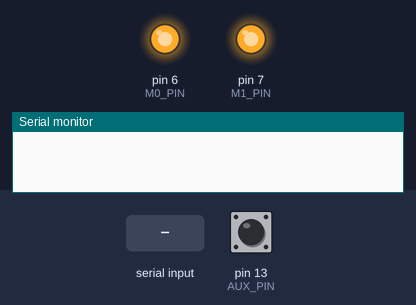
This sketch was run on a simulated Arduino Uno, built with avr-gcc and run on an emulated ATmega328P. Shown: output pins drawn as LEDs (lit = HIGH), the last lines printed to the serial monitor. Inputs (shaded band) come from the test bench; at power-on: pin 13 (AUX_PIN) HIGH. The modem accepts every AT command (registered, SIM ready, sends succeed) and sends nothing else.

Above: at 0.1 s.
At 1.5 s:
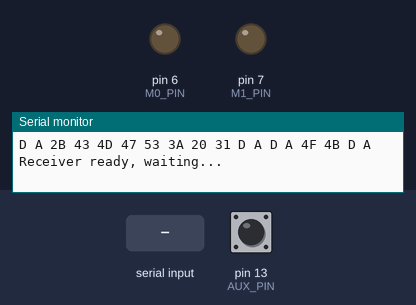
1.6 s: "1" received over the second serial link
Timing chart, 0 to 4.6 s (numbered marks = the images above; inputs shaded):
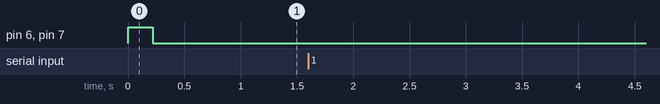

The sketch:

Fix_RX_SoftSl.ino
```cpp
#include <SoftwareSerial.h>

#define M0_PIN 6
#define M1_PIN 7
#define AUX_PIN 13

const int rxPin = 10; // Connect to Module TXD
const int txPin = 11; // Connect to Module RXD (via 5V-to-3.3V voltage divider)

SoftwareSerial e32Serial(rxPin, txPin);

void waitAUX() {
  while (digitalRead(AUX_PIN) == LOW);
  delay(10);
}

void sleepMode() {
  digitalWrite(M0_PIN, HIGH);
  digitalWrite(M1_PIN, HIGH);
  delay(100);
  waitAUX();
}

void normalMode() {
  digitalWrite(M0_PIN, LOW);
  digitalWrite(M1_PIN, LOW);
  delay(100);
  waitAUX();
}

void configureModule() {
  sleepMode();

  /*
   * Command: C0 ADDH ADDL SPED CHAN OPTION
   *
   * ADDH = 0x00
   * ADDL = 0x02  → address 0x0002
   * SPED = 0x1A  → same as transmitter (must match air data rate)
   * CHAN = 0x04  → same channel as transmitter
   * OPTION = 0xC4 → fixed transmission, push-pull, 30dBm
   */
  byte config[] = {0xC0, 0x00, 0x02, 0x1A, 0x04, 0xC4};
  e32Serial.write(config, 6);
  delay(100);

  while (e32Serial.available()) {
    Serial.print(e32Serial.read(), HEX);
    Serial.print(" ");
  }
  Serial.println();

  normalMode();
}

void setup() {
  Serial.begin(9600);
  e32Serial.begin(9600);

  pinMode(M0_PIN, OUTPUT);
  pinMode(M1_PIN, OUTPUT);
  pinMode(AUX_PIN, INPUT);

  configureModule();
  Serial.println("Receiver ready, waiting...");
}

void loop() {
  if (e32Serial.available()) {
    String received = "";
    while (e32Serial.available()) {
      received += (char)e32Serial.read();
      delay(2); // small gap to allow full message to arrive
    }
    Serial.println("Received: " + received);
  }
}
```
